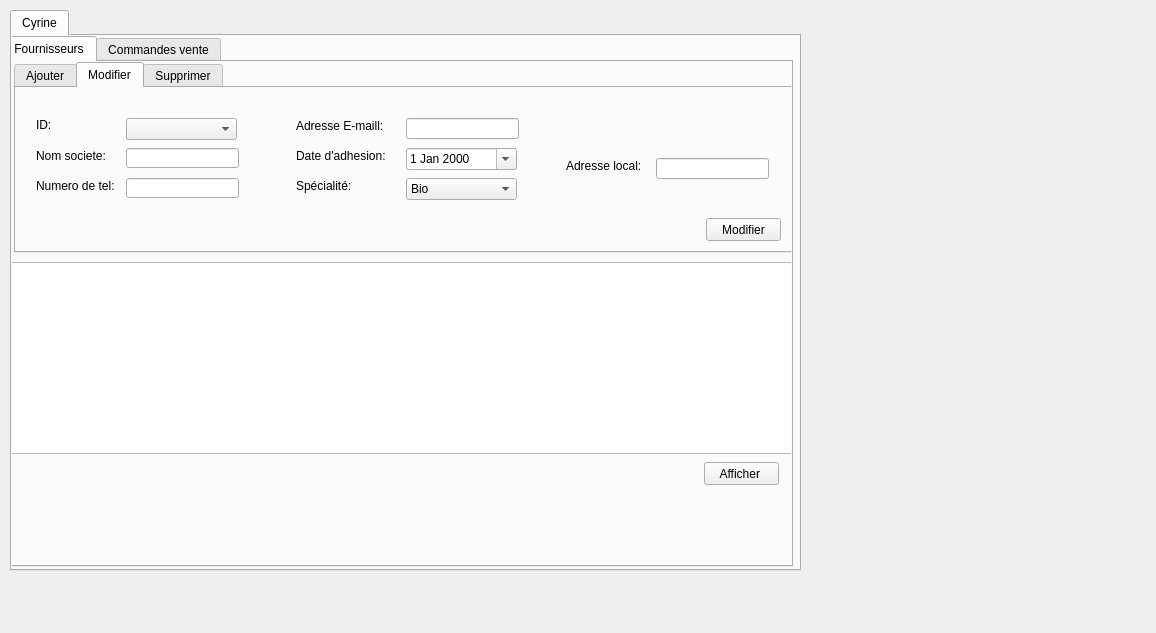
<?xml version="1.0" encoding="UTF-8"?>
<ui version="4.0">
 <class>Dialog</class>
 <widget class="QDialog" name="Dialog">
  <property name="geometry">
   <rect>
    <x>0</x>
    <y>0</y>
    <width>1156</width>
    <height>633</height>
   </rect>
  </property>
  <property name="windowTitle">
   <string>Dialog</string>
  </property>
  <widget class="QTabWidget" name="tabWidget">
   <property name="geometry">
    <rect>
     <x>10</x>
     <y>10</y>
     <width>791</width>
     <height>561</height>
    </rect>
   </property>
   <property name="currentIndex">
    <number>0</number>
   </property>
   <widget class="QWidget" name="tab">
    <attribute name="title">
     <string>Cyrine</string>
    </attribute>
    <widget class="QTabWidget" name="tabWidget_2">
     <property name="geometry">
      <rect>
       <x>-10</x>
       <y>0</y>
       <width>791</width>
       <height>531</height>
      </rect>
     </property>
     <property name="tabShape">
      <enum>QTabWidget::Rounded</enum>
     </property>
     <property name="currentIndex">
      <number>0</number>
     </property>
     <widget class="QWidget" name="tab_2">
      <attribute name="title">
       <string>Fournisseurs</string>
      </attribute>
      <widget class="QTableView" name="tableView">
       <property name="geometry">
        <rect>
         <x>0</x>
         <y>200</y>
         <width>801</width>
         <height>192</height>
        </rect>
       </property>
      </widget>
      <widget class="QTabWidget" name="tabWidget_3">
       <property name="geometry">
        <rect>
         <x>10</x>
         <y>0</y>
         <width>781</width>
         <height>191</height>
        </rect>
       </property>
       <property name="currentIndex">
        <number>1</number>
       </property>
       <widget class="QWidget" name="tab_4">
        <attribute name="title">
         <string>Ajouter</string>
        </attribute>
        <widget class="QLineEdit" name="txt_cin">
         <property name="geometry">
          <rect>
           <x>100</x>
           <y>40</y>
           <width>113</width>
           <height>20</height>
          </rect>
         </property>
        </widget>
        <widget class="QLabel" name="label">
         <property name="geometry">
          <rect>
           <x>10</x>
           <y>40</y>
           <width>47</width>
           <height>14</height>
          </rect>
         </property>
         <property name="text">
          <string>ID:</string>
         </property>
        </widget>
        <widget class="QLabel" name="label_2">
         <property name="geometry">
          <rect>
           <x>10</x>
           <y>70</y>
           <width>81</width>
           <height>16</height>
          </rect>
         </property>
         <property name="text">
          <string>Nom societe:</string>
         </property>
        </widget>
        <widget class="QLineEdit" name="txt_nom">
         <property name="geometry">
          <rect>
           <x>100</x>
           <y>70</y>
           <width>113</width>
           <height>20</height>
          </rect>
         </property>
        </widget>
        <widget class="QLabel" name="label_3">
         <property name="geometry">
          <rect>
           <x>10</x>
           <y>100</y>
           <width>101</width>
           <height>16</height>
          </rect>
         </property>
         <property name="text">
          <string>Numero de tel: </string>
         </property>
        </widget>
        <widget class="QLineEdit" name="txt_num">
         <property name="geometry">
          <rect>
           <x>100</x>
           <y>100</y>
           <width>113</width>
           <height>20</height>
          </rect>
         </property>
        </widget>
        <widget class="QLabel" name="label_5">
         <property name="geometry">
          <rect>
           <x>270</x>
           <y>40</y>
           <width>121</width>
           <height>16</height>
          </rect>
         </property>
         <property name="text">
          <string>Adresse E-maill:</string>
         </property>
        </widget>
        <widget class="QLineEdit" name="txt_email">
         <property name="geometry">
          <rect>
           <x>380</x>
           <y>40</y>
           <width>113</width>
           <height>21</height>
          </rect>
         </property>
        </widget>
        <widget class="QLabel" name="label_6">
         <property name="geometry">
          <rect>
           <x>270</x>
           <y>70</y>
           <width>131</width>
           <height>16</height>
          </rect>
         </property>
         <property name="text">
          <string>Date d'adhesion:</string>
         </property>
        </widget>
        <widget class="QLabel" name="label_7">
         <property name="geometry">
          <rect>
           <x>270</x>
           <y>100</y>
           <width>81</width>
           <height>16</height>
          </rect>
         </property>
         <property name="text">
          <string>Spécialité: </string>
         </property>
        </widget>
        <widget class="QPushButton" name="pushButton">
         <property name="geometry">
          <rect>
           <x>680</x>
           <y>130</y>
           <width>75</width>
           <height>23</height>
          </rect>
         </property>
         <property name="text">
          <string>Ajouter</string>
         </property>
        </widget>
        <widget class="QLineEdit" name="txt_adresse">
         <property name="geometry">
          <rect>
           <x>630</x>
           <y>80</y>
           <width>113</width>
           <height>21</height>
          </rect>
         </property>
        </widget>
        <widget class="QLabel" name="label_8">
         <property name="geometry">
          <rect>
           <x>540</x>
           <y>80</y>
           <width>91</width>
           <height>16</height>
          </rect>
         </property>
         <property name="text">
          <string>Adresse local:</string>
         </property>
        </widget>
        <widget class="QDateEdit" name="dateEdit">
         <property name="geometry">
          <rect>
           <x>380</x>
           <y>70</y>
           <width>111</width>
           <height>22</height>
          </rect>
         </property>
         <property name="calendarPopup">
          <bool>true</bool>
         </property>
        </widget>
        <widget class="QLineEdit" name="lineEdit">
         <property name="geometry">
          <rect>
           <x>380</x>
           <y>100</y>
           <width>113</width>
           <height>22</height>
          </rect>
         </property>
        </widget>
       </widget>
       <widget class="QWidget" name="tab_5">
        <attribute name="title">
         <string>Modifier</string>
        </attribute>
        <widget class="QTableView" name="tableView_3">
         <property name="geometry">
          <rect>
           <x>150</x>
           <y>240</y>
           <width>781</width>
           <height>192</height>
          </rect>
         </property>
        </widget>
        <widget class="QPushButton" name="pushButton_3">
         <property name="geometry">
          <rect>
           <x>690</x>
           <y>130</y>
           <width>75</width>
           <height>23</height>
          </rect>
         </property>
         <property name="text">
          <string>Modifier</string>
         </property>
        </widget>
        <widget class="QLabel" name="label_9">
         <property name="geometry">
          <rect>
           <x>280</x>
           <y>30</y>
           <width>121</width>
           <height>16</height>
          </rect>
         </property>
         <property name="text">
          <string>Adresse E-maill:</string>
         </property>
        </widget>
        <widget class="QLineEdit" name="txt_nom_2">
         <property name="geometry">
          <rect>
           <x>110</x>
           <y>60</y>
           <width>113</width>
           <height>20</height>
          </rect>
         </property>
        </widget>
        <widget class="QLabel" name="label_4">
         <property name="geometry">
          <rect>
           <x>20</x>
           <y>90</y>
           <width>101</width>
           <height>16</height>
          </rect>
         </property>
         <property name="text">
          <string>Numero de tel: </string>
         </property>
        </widget>
        <widget class="QLabel" name="label_10">
         <property name="geometry">
          <rect>
           <x>280</x>
           <y>90</y>
           <width>81</width>
           <height>16</height>
          </rect>
         </property>
         <property name="text">
          <string>Spécialité: </string>
         </property>
        </widget>
        <widget class="QLabel" name="label_11">
         <property name="geometry">
          <rect>
           <x>550</x>
           <y>70</y>
           <width>91</width>
           <height>16</height>
          </rect>
         </property>
         <property name="text">
          <string>Adresse local:</string>
         </property>
        </widget>
        <widget class="QLabel" name="label_12">
         <property name="geometry">
          <rect>
           <x>20</x>
           <y>60</y>
           <width>81</width>
           <height>16</height>
          </rect>
         </property>
         <property name="text">
          <string>Nom societe:</string>
         </property>
        </widget>
        <widget class="QLineEdit" name="txt_prenom_2">
         <property name="geometry">
          <rect>
           <x>110</x>
           <y>90</y>
           <width>113</width>
           <height>20</height>
          </rect>
         </property>
        </widget>
        <widget class="QLabel" name="label_13">
         <property name="geometry">
          <rect>
           <x>280</x>
           <y>60</y>
           <width>131</width>
           <height>16</height>
          </rect>
         </property>
         <property name="text">
          <string>Date d'adhesion:</string>
         </property>
        </widget>
        <widget class="QLineEdit" name="txt_tel_2">
         <property name="geometry">
          <rect>
           <x>390</x>
           <y>30</y>
           <width>113</width>
           <height>21</height>
          </rect>
         </property>
        </widget>
        <widget class="QLineEdit" name="txt_age_2">
         <property name="geometry">
          <rect>
           <x>640</x>
           <y>70</y>
           <width>113</width>
           <height>21</height>
          </rect>
         </property>
        </widget>
        <widget class="QComboBox" name="comboBox_2">
         <property name="geometry">
          <rect>
           <x>390</x>
           <y>90</y>
           <width>111</width>
           <height>22</height>
          </rect>
         </property>
         <item>
          <property name="text">
           <string>Bio</string>
          </property>
         </item>
         <item>
          <property name="text">
           <string>Naturel</string>
          </property>
         </item>
         <item>
          <property name="text">
           <string>Normal</string>
          </property>
         </item>
        </widget>
        <widget class="QDateEdit" name="dateEdit_2">
         <property name="geometry">
          <rect>
           <x>390</x>
           <y>60</y>
           <width>111</width>
           <height>22</height>
          </rect>
         </property>
         <property name="calendarPopup">
          <bool>true</bool>
         </property>
        </widget>
        <widget class="QLabel" name="label_14">
         <property name="geometry">
          <rect>
           <x>20</x>
           <y>30</y>
           <width>47</width>
           <height>14</height>
          </rect>
         </property>
         <property name="text">
          <string>ID:</string>
         </property>
        </widget>
        <widget class="QComboBox" name="comboBox_3">
         <property name="geometry">
          <rect>
           <x>110</x>
           <y>30</y>
           <width>111</width>
           <height>22</height>
          </rect>
         </property>
        </widget>
       </widget>
       <widget class="QWidget" name="tab_6">
        <attribute name="title">
         <string>Supprimer</string>
        </attribute>
        <widget class="QLabel" name="label_17">
         <property name="geometry">
          <rect>
           <x>90</x>
           <y>50</y>
           <width>47</width>
           <height>14</height>
          </rect>
         </property>
         <property name="text">
          <string>ID:</string>
         </property>
        </widget>
        <widget class="QPushButton" name="pushButton_4">
         <property name="geometry">
          <rect>
           <x>330</x>
           <y>40</y>
           <width>75</width>
           <height>31</height>
          </rect>
         </property>
         <property name="text">
          <string>Supprimer</string>
         </property>
        </widget>
        <widget class="QComboBox" name="comboBox_supp">
         <property name="geometry">
          <rect>
           <x>140</x>
           <y>40</y>
           <width>141</width>
           <height>31</height>
          </rect>
         </property>
        </widget>
       </widget>
      </widget>
      <widget class="QPushButton" name="pushButton_2">
       <property name="geometry">
        <rect>
         <x>700</x>
         <y>400</y>
         <width>75</width>
         <height>23</height>
        </rect>
       </property>
       <property name="text">
        <string>Afficher </string>
       </property>
      </widget>
     </widget>
     <widget class="QWidget" name="tab_3">
      <attribute name="title">
       <string>Commandes vente</string>
      </attribute>
      <widget class="QTableView" name="tableView_2">
       <property name="geometry">
        <rect>
         <x>10</x>
         <y>0</y>
         <width>771</width>
         <height>192</height>
        </rect>
       </property>
      </widget>
     </widget>
    </widget>
   </widget>
  </widget>
 </widget>
 <resources/>
 <connections/>
</ui>
